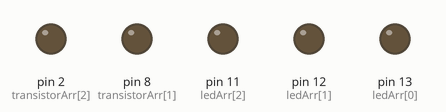
Simulated run of this sketch. Board: Arduino Uno, built with avr-gcc and run on an emulated ATmega328P. Shown: output pins drawn as LEDs (lit = HIGH).

Above: at 0.2 s.
At 1.0 s:
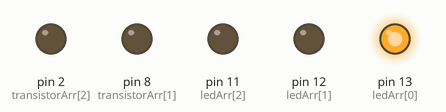
At 2.0 s:
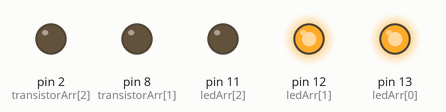
At 2.7 s:
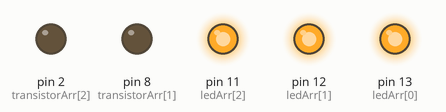
At 4.2 s:
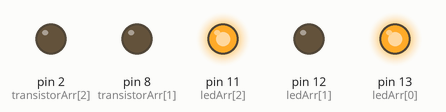
At 6.2 s:
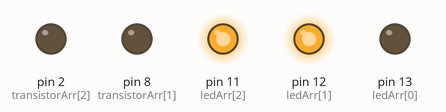
Timing chart, 0 to 6.9 s (numbered marks = the images above):
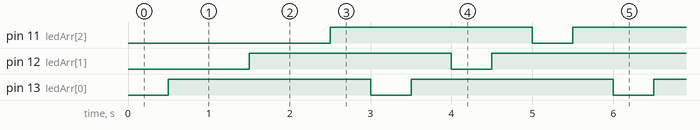

The sketch:

triColorBlink.ino
```cpp
/*
  Blink
  Turns on an LED on for one second, then off for one second, repeatedly.
 */

#define LENGTH 3
#define td 500

int ledArr[LENGTH] = {13, 12, 11}; //14,
int transistorArr[LENGTH] = {11, 8, 2};
int transistor = 11;
int led = 14;
void setup() {
  // initialize the digital pin as an output.
//   pinMode(transistor, OUTPUT);
//   pinMode(led, OUTPUT);

  for (int i = 0; i < LENGTH; i ++ ) {
    pinMode(ledArr[i], OUTPUT);
    pinMode(transistorArr[i], OUTPUT);
  }
}

// the loop routine runs over and over again forever:
void loop() {
  for (int i = 0; i < LENGTH; i ++ ) {
    digitalWrite(ledArr[i], LOW);   // turn the LED on (HIGH is the voltage level)
    //digitalWrite(transistorArr[i], HIGH);
    delay(td);               // wait for a second

    digitalWrite(ledArr[i], HIGH);    // turn the LED off by making the voltage LOW
    //digitalWrite(transistorArr[i], LOW);
    delay(td);               // wait for a second
  }

//    digitalWrite(transistor, HIGH);   // turn the LED on (HIGH is the voltage level)
//    digitalWrite(led, LOW);
//    delay(td);               // wait for a second
//
//    digitalWrite(transistor, LOW);    // turn the LED off by making the voltage LOW
//    digitalWrite(led, HIGH);
//    delay(td);               // wait for a second
}
```

Measured:
- by itself, pin 11 (ledArr[2]), pin 12 (ledArr[1]), pin 13 (ledArr[0]): alternates HIGH for 2.5 s and LOW for 0.50 s
